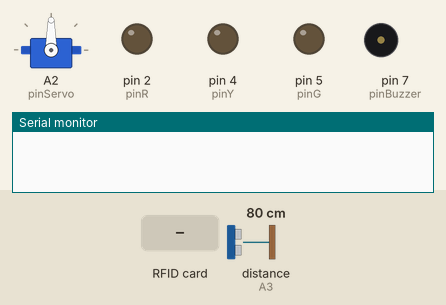
A sketch run on a simulated Arduino Uno, built for the host (arithmetic inside an expression is 32-bit, double 64-bit). Parts: servo, output pins drawn as LEDs (lit = HIGH), buzzer (waves = sounding, pin HIGH), the last lines printed to the serial monitor. The test bench sets the inputs (shaded band); at power-on: distance to the obstacle (sensor on A3) 80 cm. The echo pulse lasts 58.3 µs per cm; WiFi joins after 1.5 s; servers stay silent unless stated; uploads are accepted with an empty reply.

Above: at 0.0 s.
At 3.9 s:
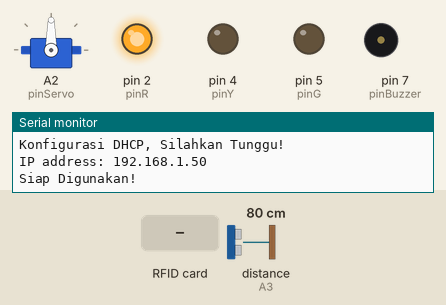
4.0 s: RFID card 5E 7A 19 C4 held to the reader
At 6.0 s:
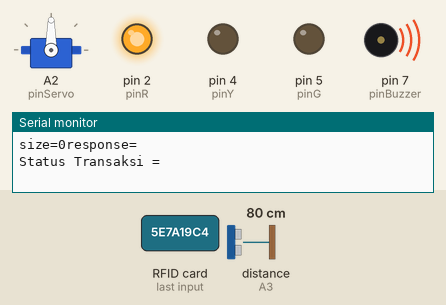
Timing chart, 0 to 7.7 s (numbered marks = the images above; inputs shaded):
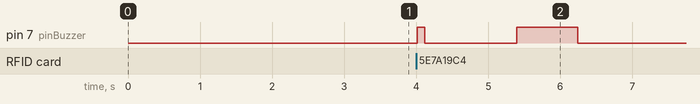

Measured:
- after the input at 4.0 s, pin 7 (pinBuzzer): LOW → HIGH at once, → LOW 0.10 s later, → HIGH 1.3 s later, → LOW 0.85 s later

The sketch:

RFID_v2__ETHERNET_CLIENT_HTTP.ino
```cpp
#include <ArduinoJson.h> //6.17.3
#include <Ethernet.h>
#include <MFRC522.h>
#include <SPI.h>
#include <Servo.h>
#include <NewPing.h>

// replace the MAC address below by the MAC address printed on a sticker on the
// Arduino Shield 2
byte mac[] = {0xDE, 0xAD, 0xBE, 0xEF, 0xFE, 0xEC};

EthernetClient client;

int HTTP_PORT = 80;
char HTTP_METHOD[] = "GET";
char HOST_NAME[] = "192.168.1.128"; // change to your PC's IP address
// path untuk payment
char data_path[] = "/RFID/action-data-api.php";
// path untuk informasi gerbang
char screen_path[] = "/RFID/action-screen-api.php";
char endH[] = "\r\n\r\n";
String getData;
String uidString;
Servo myservo;

#define SS_PIN 9
#define RST_PIN 8
#define pinBuzzer 7
// int pinIR = 6;
int pinServo = A2; // orange
int pinR = 2; // coklat
int pinY = 4; // hitam
int pinG = 5; // putih
int pinTrigger = A4; // biru
int pinEcho = A3; // ungu
int r_prev = 0;
String tol = "srengseng";
int gateState = 0;
int BATAS = 20;

MFRC522 mfrc522(SS_PIN, RST_PIN); // Create MFRC522 instance.

// Ultrasonik
NewPing cm(pinTrigger, pinEcho, BATAS);

// // Data JSON dimasukkan ke variabel global
// body response json
// const char *tanggal_dibaca;
// const char *harga;
// const char *saldo;
const char *status_transaksi;
// const char *nama_dibaca;

void buzzeroke() {
  digitalWrite(pinBuzzer, HIGH);
  delay(100);
  digitalWrite(pinBuzzer, LOW);
  delay(100);
  digitalWrite(pinBuzzer, HIGH);
  delay(100);
  digitalWrite(pinBuzzer, LOW);
  delay(100);
}

void buzzOne() {
  digitalWrite(pinBuzzer, HIGH);
  delay(100);
  digitalWrite(pinBuzzer, LOW);
}

void buzzergagal() {
  digitalWrite(pinBuzzer, HIGH);
  delay(850);
  digitalWrite(pinBuzzer, LOW);
  delay(80);
}

int ultraTreshold(int input, int max) {
  if (input >= max || input == 0) {
    return 0;
  } else {
    return 1;
  }
}

// mengecek data falling menggunakan r_prev (data sebelumnya)
int isFalling(int input) {
  int res = 0;
  if (input == 0 and r_prev == 1) {
    res = 1;
  }
  r_prev = input;
  return res;
}

// utility untuk menyalakan traffic light
void setLampu(int r, int y, int g) {
  digitalWrite(pinR, r);
  digitalWrite(pinY, y);
  digitalWrite(pinG, g);
}

// membaca rfid
bool readRFID() {
  // Program yang akan dijalankan berulang-ulang
  if (!mfrc522.PICC_IsNewCardPresent()) {
    return false;
  }
  // Select one of the cards
  if (!mfrc522.PICC_ReadCardSerial()) {
    return false;
  }
  uidString = "";
  // Show UID on serial monitor
  Serial.print("UID tag :");
  byte letter;
  for (byte i = 0; i < mfrc522.uid.size; i++) {
    uidString.concat(String(mfrc522.uid.uidByte[i] < 0x10 ? "0" : ""));
    uidString.concat(String(mfrc522.uid.uidByte[i], HEX));
  }
  uidString.toUpperCase();
  Serial.println(uidString);
  buzzOne();
  return true;
}

// fungsi untuk mengirip http request ke server
void httpRequest(String path, String body) {
  // POST TO WEB
  client.connect(HOST_NAME, HTTP_PORT);
  String payload = String(HTTP_METHOD) + " " + path + body + " HTTP/1.1";
  Serial.println("payload=" + payload);
  client.println(payload);
  client.println("Host: " + String(HOST_NAME));
  client.println("Connection: close");
  client.println(); // end HTTP header

  while (client.connected()) {
    if (client.available()) {
      char endH[] = "\r\n\r\n";
      client.find(endH);
      getData = client.readString();
      getData.trim(); // response akan dimasukkan ke dalam variabel global
    }
  }

  Serial.println("size=" + String(getData.length()) + "response=" + getData);
}

// send request untuk proses pembayaran
void sendPayment(String rfid, String tol) {
  String body = "?rfid=" + rfid + "&tol=" + tol;
  httpRequest(data_path, body);

  // AMBIL DATA JSON
  const size_t capacity =
      JSON_OBJECT_SIZE(5) +
      110; // cari dulu nilainya pakai Arduino Json 5 Asisten
  DynamicJsonDocument doc(capacity);
  DeserializationError error = deserializeJson(doc, getData);

  // tanggal_dibaca = doc["tanggal"];
  // harga = doc["harga"];
  // saldo = doc["saldo"];
  status_transaksi = doc["status_transaksi"];
  // nama_dibaca = doc["nama"];

  // PRINT TO SERIAL
  // Serial.println("Waktu = " + String(tanggal_dibaca));
  // Serial.println("Harga = " + String(harga));
  // Serial.println("Saldo = " + String(saldo));
  Serial.println("Status Transaksi = " + String(status_transaksi));
  // Serial.println("Nama = " + String(nama_dibaca));
}

// fungsi untuk mengirim info status gerbang
void sendInfo(String status_gerbang, String message) {
  String body = "?status_gerbang=" + status_gerbang + "&message=" + message;
  httpRequest(screen_path, body);
}


// arduino setup function
void setup() {
  Serial.begin(9600);
  pinMode(pinBuzzer, OUTPUT);
  pinMode(pinR, OUTPUT);
  pinMode(pinY, OUTPUT);
  pinMode(pinG, OUTPUT);
  myservo.attach(pinServo);

  while (!Serial)
    ;

  SPI.begin();        // Initiate  SPI bus
  mfrc522.PCD_Init(); // Initiate MFRC522

  // START IP DHCP
  Serial.println("Konfigurasi DHCP, Silahkan Tunggu!");
  if (Ethernet.begin(mac) == 0) {
    Serial.println("DHCP Gagal!");
    if (Ethernet.hardwareStatus() == EthernetNoHardware) {
      Serial.println("Ethernet Tidak tereteksi :(");
    } else if (Ethernet.linkStatus() == LinkOFF) {
      Serial.println("Hubungkan kabel Ethernet!");
    }
    while (true) {
      delay(1);
    }
  }
  // End DHCP
  delay(1000);
  Serial.print("IP address: ");
  Serial.println(Ethernet.localIP());
  client.connect(HOST_NAME, HTTP_PORT);
  Serial.println("Siap Digunakan!");

  // inisiasi lampu merah dinyalakan
  setLampu(HIGH, 0, 0);
  myservo.write(90);
}

void loop() {
  // Baca data
  // int bacaIR = !digitalRead(pinIR);
  int bacaUltras = cm.ping_cm();
  // Serial.println("us=" + String(bacaUltras));
  int falling = isFalling(ultraTreshold(bacaUltras, 15));
  if (falling) {
    Serial.println("falling");
  }

  if (gateState == 0 && readRFID()) {
    sendPayment(uidString, tol);
    // LOGIKA
    if (String(status_transaksi) != "1") {
      buzzergagal();
      if (String(status_transaksi) == "3") {
        Serial.println("RFID TIDAK DIKENAL");

      } else if (String(status_transaksi) == "4") {
        Serial.println("TOL TIDAK TERDAFTAR");

      } else if (String(status_transaksi) == "5") {
        sendInfo("Ditutup", "2");
        Serial.println("SALDO TIDAK CUKUP");
      } else {
        Serial.println("TRANSAKSI GAGAL");
      }
    } else {
      gateState = 1;
      sendInfo("Dibuka", "1");

      setLampu(0, HIGH, 0);
      delay(300);
      setLampu(0, 0, HIGH);
      buzzeroke();
      myservo.write(0);
      Serial.println("Kartu Terdaftar!");
      Serial.println("Silakan Masuk");

    }
  } else if (gateState == 1 && falling == 1) {
    sendInfo("Ditutup", "0");
    buzzOne();
    gateState = 0;
    setLampu(HIGH, 0, 0);
    myservo.write(90);
    Serial.println("Tempelkan kartu!");
  }

  client.clearWriteError();
  client.flush();
  // delay(1000);
}
```
